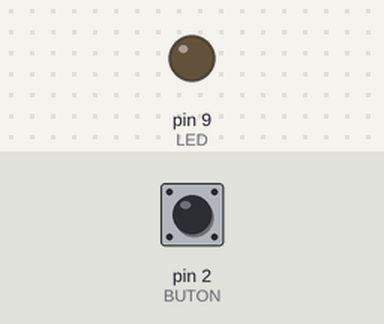
Bench run of a sketch on a simulated Arduino Uno, built with avr-gcc and run on an emulated ATmega328P. On the bench: output pins drawn as LEDs (lit = HIGH). The inputs (shaded band) are chosen by the test bench; at power-on: pin 2 (BUTON) LOW.

Above: at 1.2 s.
1.3 s: pin 2 (BUTON) pulled HIGH for 0.15 s
At 1.37 s:
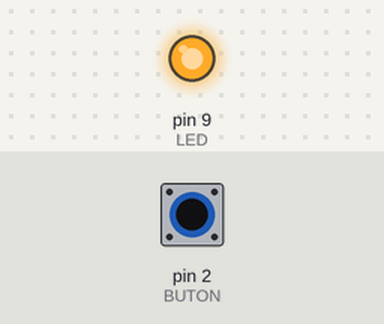
2.9 s: pin 2 (BUTON) pulled HIGH for 3.2 s
At 6.8 s:
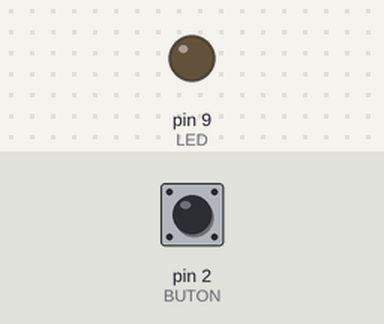
Timing chart, 0 to 8.3 s (numbered marks = the images above; inputs shaded):
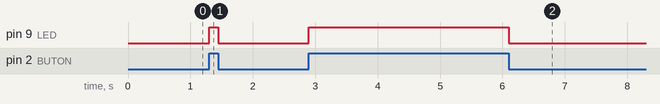

The sketch:

ARDUINO_BUTON_ILE_LEDI_YAKMA.ino
```cpp
const int LED=9;
const int BUTON=2;
void setup() {
 pinMode(LED, OUTPUT);
 pinMode(BUTON, INPUT);
}

void loop() {
 if(digitalRead(BUTON)==HIGH){
  digitalWrite(LED, HIGH);
 }
else{
  digitalWrite(LED, LOW);
}
}
```

Measured:
- after the input at 1.3 s, pin 9 (LED): LOW → HIGH at once, → LOW 0.15 s later
- after the input at 2.9 s, pin 9 (LED): LOW → HIGH at once, → LOW 3.2 s later
